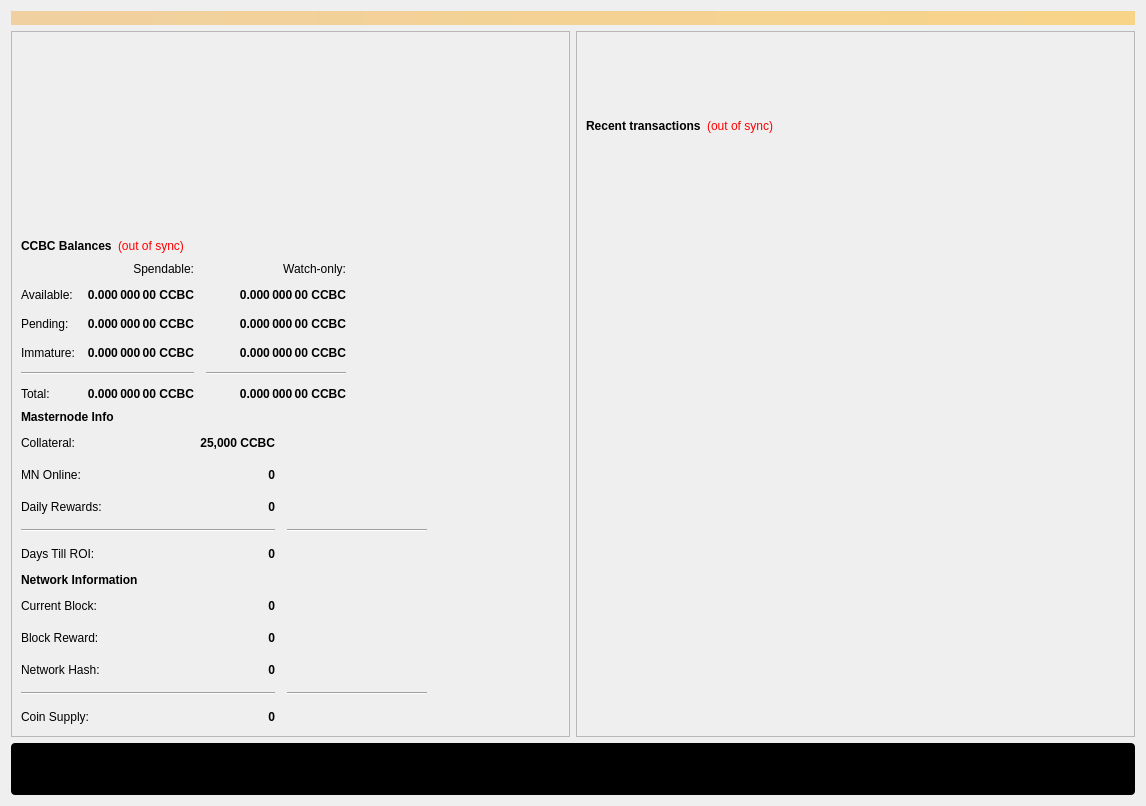
<?xml version="1.0" encoding="UTF-8"?>
<ui version="4.0">
 <class>OverviewPage</class>
 <widget class="QWidget" name="OverviewPage">
  <property name="geometry">
   <rect>
    <x>0</x>
    <y>0</y>
    <width>1146</width>
    <height>806</height>
   </rect>
  </property>
  <property name="minimumSize">
   <size>
    <width>960</width>
    <height>0</height>
   </size>
  </property>
  <property name="windowTitle">
   <string>Form</string>
  </property>
  <layout class="QGridLayout" name="gridLayout_5">
   <item row="0" column="0">
    <widget class="QLabel" name="labelAlerts">
     <property name="visible">
      <bool>true</bool>
     </property>
     <property name="styleSheet">
      <string notr="true">background-color: qlineargradient(x1: 0, y1: 0, x2: 1, y2: 0, stop:0 #F0D0A0, stop:1 #F8D488); color:#000000;</string>
     </property>
     <property name="wordWrap">
      <bool>true</bool>
     </property>
     <property name="margin">
      <number>3</number>
     </property>
    </widget>
   </item>
   <item row="1" column="0">
    <layout class="QGridLayout" name="gridLayout_6">
     <item row="0" column="1">
      <layout class="QVBoxLayout" name="verticalLayout_3">
       <item>
        <widget class="QFrame" name="frame_2">
         <property name="frameShape">
          <enum>QFrame::StyledPanel</enum>
         </property>
         <property name="frameShadow">
          <enum>QFrame::Raised</enum>
         </property>
         <layout class="QGridLayout" name="gridLayout_7">
          <item row="4" column="1">
           <layout class="QVBoxLayout" name="verticalLayout_12">
            <property name="spacing">
             <number>0</number>
            </property>
            <item>
             <layout class="QVBoxLayout" name="verticalLayout_19"/>
            </item>
           </layout>
          </item>
          <item row="1" column="1">
           <layout class="QHBoxLayout" name="horizontalLayout_2">
            <item>
             <widget class="QLabel" name="label_4">
              <property name="font">
               <font>
                <weight>75</weight>
                <bold>true</bold>
               </font>
              </property>
              <property name="text">
               <string>Recent transactions</string>
              </property>
             </widget>
            </item>
            <item>
             <widget class="QLabel" name="labelTransactionsStatus">
              <property name="cursor">
               <cursorShape>WhatsThisCursor</cursorShape>
              </property>
              <property name="toolTip">
               <string>The displayed information may be out of date. Your wallet automatically synchronizes with the CCBC network after a connection is established, but this process has not completed yet.</string>
              </property>
              <property name="styleSheet">
               <string notr="true">QLabel { color: red; }</string>
              </property>
              <property name="text">
               <string notr="true">(out of sync)</string>
              </property>
              <property name="alignment">
               <set>Qt::AlignRight|Qt::AlignTrailing|Qt::AlignVCenter</set>
              </property>
             </widget>
            </item>
            <item>
             <spacer name="horizontalSpacer">
              <property name="orientation">
               <enum>Qt::Horizontal</enum>
              </property>
              <property name="sizeHint" stdset="0">
               <size>
                <width>40</width>
                <height>20</height>
               </size>
              </property>
             </spacer>
            </item>
           </layout>
          </item>
          <item row="0" column="1">
           <spacer name="verticalSpacer_3">
            <property name="orientation">
             <enum>Qt::Vertical</enum>
            </property>
            <property name="sizeType">
             <enum>QSizePolicy::Fixed</enum>
            </property>
            <property name="sizeHint" stdset="0">
             <size>
              <width>20</width>
              <height>75</height>
             </size>
            </property>
           </spacer>
          </item>
          <item row="2" column="1">
           <widget class="QListView" name="listTransactions">
            <property name="styleSheet">
             <string notr="true">QListView { background: transparent; }</string>
            </property>
            <property name="frameShape">
             <enum>QFrame::NoFrame</enum>
            </property>
            <property name="verticalScrollBarPolicy">
             <enum>Qt::ScrollBarAlwaysOff</enum>
            </property>
            <property name="horizontalScrollBarPolicy">
             <enum>Qt::ScrollBarAlwaysOff</enum>
            </property>
            <property name="selectionMode">
             <enum>QAbstractItemView::NoSelection</enum>
            </property>
           </widget>
          </item>
          <item row="3" column="1">
           <spacer name="verticalSpacer_6">
            <property name="orientation">
             <enum>Qt::Vertical</enum>
            </property>
            <property name="sizeType">
             <enum>QSizePolicy::Fixed</enum>
            </property>
            <property name="sizeHint" stdset="0">
             <size>
              <width>20</width>
              <height>75</height>
             </size>
            </property>
           </spacer>
          </item>
         </layout>
        </widget>
       </item>
      </layout>
     </item>
     <item row="0" column="0">
      <layout class="QGridLayout" name="gridLayout_4">
       <item row="0" column="0">
        <widget class="QFrame" name="frame">
         <property name="frameShape">
          <enum>QFrame::StyledPanel</enum>
         </property>
         <property name="frameShadow">
          <enum>QFrame::Raised</enum>
         </property>
         <layout class="QVBoxLayout" name="verticalLayout_4">
          <item>
           <spacer name="verticalSpacer_4">
            <property name="orientation">
             <enum>Qt::Vertical</enum>
            </property>
            <property name="sizeHint" stdset="0">
             <size>
              <width>20</width>
              <height>40</height>
             </size>
            </property>
           </spacer>
          </item>
          <item>
           <layout class="QHBoxLayout" name="horizontalLayout_4">
            <item>
             <widget class="QLabel" name="label_5">
              <property name="font">
               <font>
                <weight>75</weight>
                <bold>true</bold>
               </font>
              </property>
              <property name="text">
               <string>CCBC Balances</string>
              </property>
             </widget>
            </item>
            <item>
             <widget class="QLabel" name="labelWalletStatus">
              <property name="cursor">
               <cursorShape>WhatsThisCursor</cursorShape>
              </property>
              <property name="toolTip">
               <string>The displayed information may be out of date. Your wallet automatically synchronizes with the CCBC network after a connection is established, but this process has not completed yet.</string>
              </property>
              <property name="styleSheet">
               <string notr="true">QLabel { color: red; }</string>
              </property>
              <property name="text">
               <string notr="true">(out of sync)</string>
              </property>
              <property name="alignment">
               <set>Qt::AlignLeading|Qt::AlignLeft|Qt::AlignVCenter</set>
              </property>
             </widget>
            </item>
            <item>
             <spacer name="horizontalSpacer_3">
              <property name="orientation">
               <enum>Qt::Horizontal</enum>
              </property>
              <property name="sizeHint" stdset="0">
               <size>
                <width>40</width>
                <height>20</height>
               </size>
              </property>
             </spacer>
            </item>
           </layout>
          </item>
          <item>
           <layout class="QGridLayout" name="gridLayout">
            <property name="spacing">
             <number>12</number>
            </property>
            <item row="2" column="2">
             <widget class="QLabel" name="labelWatchPending">
              <property name="font">
               <font>
                <weight>75</weight>
                <bold>true</bold>
               </font>
              </property>
              <property name="cursor">
               <cursorShape>IBeamCursor</cursorShape>
              </property>
              <property name="toolTip">
               <string>Unconfirmed transactions to watch-only addresses</string>
              </property>
              <property name="text">
               <string notr="true">0.000 000 00 CCBC</string>
              </property>
              <property name="alignment">
               <set>Qt::AlignRight|Qt::AlignTrailing|Qt::AlignVCenter</set>
              </property>
              <property name="textInteractionFlags">
               <set>Qt::LinksAccessibleByMouse|Qt::TextSelectableByKeyboard|Qt::TextSelectableByMouse</set>
              </property>
             </widget>
            </item>
            <item row="2" column="1">
             <widget class="QLabel" name="labelUnconfirmed">
              <property name="font">
               <font>
                <weight>75</weight>
                <bold>true</bold>
               </font>
              </property>
              <property name="cursor">
               <cursorShape>IBeamCursor</cursorShape>
              </property>
              <property name="toolTip">
               <string>Total of transactions that have yet to be confirmed, and do not yet count toward the spendable balance</string>
              </property>
              <property name="text">
               <string notr="true">0.000 000 00 CCBC</string>
              </property>
              <property name="alignment">
               <set>Qt::AlignRight|Qt::AlignTrailing|Qt::AlignVCenter</set>
              </property>
              <property name="textInteractionFlags">
               <set>Qt::LinksAccessibleByMouse|Qt::TextSelectableByKeyboard|Qt::TextSelectableByMouse</set>
              </property>
             </widget>
            </item>
            <item row="3" column="2">
             <widget class="QLabel" name="labelWatchImmature">
              <property name="font">
               <font>
                <weight>75</weight>
                <bold>true</bold>
               </font>
              </property>
              <property name="cursor">
               <cursorShape>IBeamCursor</cursorShape>
              </property>
              <property name="toolTip">
               <string>Staked or masternode rewards in watch-only addresses that has not yet matured</string>
              </property>
              <property name="text">
               <string notr="true">0.000 000 00 CCBC</string>
              </property>
              <property name="alignment">
               <set>Qt::AlignRight|Qt::AlignTrailing|Qt::AlignVCenter</set>
              </property>
              <property name="textInteractionFlags">
               <set>Qt::LinksAccessibleByMouse|Qt::TextSelectableByKeyboard|Qt::TextSelectableByMouse</set>
              </property>
             </widget>
            </item>
            <item row="4" column="0" colspan="2">
             <widget class="Line" name="lineSpendableBalance">
              <property name="orientation">
               <enum>Qt::Horizontal</enum>
              </property>
             </widget>
            </item>
            <item row="4" column="2">
             <widget class="Line" name="lineWatchBalance">
              <property name="sizePolicy">
               <sizepolicy hsizetype="Preferred" vsizetype="Fixed">
                <horstretch>0</horstretch>
                <verstretch>0</verstretch>
               </sizepolicy>
              </property>
              <property name="minimumSize">
               <size>
                <width>140</width>
                <height>0</height>
               </size>
              </property>
              <property name="orientation">
               <enum>Qt::Horizontal</enum>
              </property>
             </widget>
            </item>
            <item row="2" column="3">
             <spacer name="horizontalSpacer_2">
              <property name="orientation">
               <enum>Qt::Horizontal</enum>
              </property>
              <property name="sizeHint" stdset="0">
               <size>
                <width>40</width>
                <height>20</height>
               </size>
              </property>
             </spacer>
            </item>
            <item row="3" column="1">
             <widget class="QLabel" name="labelImmature">
              <property name="font">
               <font>
                <weight>75</weight>
                <bold>true</bold>
               </font>
              </property>
              <property name="cursor">
               <cursorShape>IBeamCursor</cursorShape>
              </property>
              <property name="toolTip">
               <string>Staked or masternode rewards that has not yet matured</string>
              </property>
              <property name="text">
               <string notr="true">0.000 000 00 CCBC</string>
              </property>
              <property name="alignment">
               <set>Qt::AlignRight|Qt::AlignTrailing|Qt::AlignVCenter</set>
              </property>
              <property name="textInteractionFlags">
               <set>Qt::LinksAccessibleByMouse|Qt::TextSelectableByKeyboard|Qt::TextSelectableByMouse</set>
              </property>
             </widget>
            </item>
            <item row="5" column="0">
             <widget class="QLabel" name="labelTotalText">
              <property name="text">
               <string>Total:</string>
              </property>
             </widget>
            </item>
            <item row="3" column="0">
             <widget class="QLabel" name="labelImmatureText">
              <property name="text">
               <string>Immature:</string>
              </property>
             </widget>
            </item>
            <item row="5" column="1">
             <widget class="QLabel" name="labelTotal">
              <property name="font">
               <font>
                <weight>75</weight>
                <bold>true</bold>
               </font>
              </property>
              <property name="cursor">
               <cursorShape>IBeamCursor</cursorShape>
              </property>
              <property name="toolTip">
               <string>Your current total balance</string>
              </property>
              <property name="text">
               <string notr="true">0.000 000 00 CCBC</string>
              </property>
              <property name="alignment">
               <set>Qt::AlignRight|Qt::AlignTrailing|Qt::AlignVCenter</set>
              </property>
              <property name="textInteractionFlags">
               <set>Qt::LinksAccessibleByMouse|Qt::TextSelectableByKeyboard|Qt::TextSelectableByMouse</set>
              </property>
             </widget>
            </item>
            <item row="0" column="2">
             <widget class="QLabel" name="labelWatchonly">
              <property name="text">
               <string>Watch-only:</string>
              </property>
              <property name="alignment">
               <set>Qt::AlignRight|Qt::AlignTrailing|Qt::AlignVCenter</set>
              </property>
             </widget>
            </item>
            <item row="1" column="0">
             <widget class="QLabel" name="labelBalanceText">
              <property name="text">
               <string>Available:</string>
              </property>
             </widget>
            </item>
            <item row="5" column="2">
             <widget class="QLabel" name="labelWatchTotal">
              <property name="font">
               <font>
                <weight>75</weight>
                <bold>true</bold>
               </font>
              </property>
              <property name="cursor">
               <cursorShape>IBeamCursor</cursorShape>
              </property>
              <property name="toolTip">
               <string>Current total balance in watch-only addresses</string>
              </property>
              <property name="text">
               <string notr="true">0.000 000 00 CCBC</string>
              </property>
              <property name="alignment">
               <set>Qt::AlignRight|Qt::AlignTrailing|Qt::AlignVCenter</set>
              </property>
              <property name="textInteractionFlags">
               <set>Qt::LinksAccessibleByMouse|Qt::TextSelectableByKeyboard|Qt::TextSelectableByMouse</set>
              </property>
             </widget>
            </item>
            <item row="1" column="1">
             <widget class="QLabel" name="labelBalance">
              <property name="font">
               <font>
                <weight>75</weight>
                <bold>true</bold>
               </font>
              </property>
              <property name="cursor">
               <cursorShape>IBeamCursor</cursorShape>
              </property>
              <property name="toolTip">
               <string>Your current spendable balance</string>
              </property>
              <property name="text">
               <string notr="true">0.000 000 00 CCBC</string>
              </property>
              <property name="alignment">
               <set>Qt::AlignRight|Qt::AlignTrailing|Qt::AlignVCenter</set>
              </property>
              <property name="textInteractionFlags">
               <set>Qt::LinksAccessibleByMouse|Qt::TextSelectableByKeyboard|Qt::TextSelectableByMouse</set>
              </property>
             </widget>
            </item>
            <item row="1" column="2">
             <widget class="QLabel" name="labelWatchAvailable">
              <property name="font">
               <font>
                <weight>75</weight>
                <bold>true</bold>
               </font>
              </property>
              <property name="cursor">
               <cursorShape>IBeamCursor</cursorShape>
              </property>
              <property name="toolTip">
               <string>Your current balance in watch-only addresses</string>
              </property>
              <property name="text">
               <string notr="true">0.000 000 00 CCBC</string>
              </property>
              <property name="alignment">
               <set>Qt::AlignRight|Qt::AlignTrailing|Qt::AlignVCenter</set>
              </property>
              <property name="textInteractionFlags">
               <set>Qt::LinksAccessibleByMouse|Qt::TextSelectableByKeyboard|Qt::TextSelectableByMouse</set>
              </property>
             </widget>
            </item>
            <item row="0" column="1">
             <widget class="QLabel" name="labelSpendable">
              <property name="text">
               <string>Spendable:</string>
              </property>
              <property name="alignment">
               <set>Qt::AlignRight|Qt::AlignTrailing|Qt::AlignVCenter</set>
              </property>
             </widget>
            </item>
            <item row="2" column="0">
             <widget class="QLabel" name="labelPendingText">
              <property name="text">
               <string>Pending:</string>
              </property>
             </widget>
            </item>
           </layout>
          </item>
          <item>
           <layout class="QHBoxLayout" name="horizontalLayout_5">
            <item>
             <widget class="QLabel" name="label_6">
              <property name="font">
               <font>
                <weight>75</weight>
                <bold>true</bold>
               </font>
              </property>
              <property name="text">
               <string>Masternode Info</string>
              </property>
             </widget>
            </item>
            <item>
             <spacer name="horizontalSpacer_8">
              <property name="orientation">
               <enum>Qt::Horizontal</enum>
              </property>
              <property name="sizeHint" stdset="0">
               <size>
                <width>40</width>
                <height>20</height>
               </size>
              </property>
             </spacer>
            </item>
           </layout>
          </item>
          <item>
           <layout class="QGridLayout" name="gridLayout_2">
            <property name="spacing">
             <number>12</number>
            </property>
            <item row="1" column="1">
             <widget class="QLabel" name="labelMnTotal_Value">
              <property name="font">
               <font>
                <weight>75</weight>
                <bold>true</bold>
               </font>
              </property>
              <property name="cursor">
               <cursorShape>IBeamCursor</cursorShape>
              </property>
              <property name="toolTip">
               <string>Total of transactions that have yet to be confirmed, and do not yet count toward the spendable balance</string>
              </property>
              <property name="text">
               <string notr="true">0</string>
              </property>
              <property name="alignment">
               <set>Qt::AlignRight|Qt::AlignTrailing|Qt::AlignVCenter</set>
              </property>
              <property name="textInteractionFlags">
               <set>Qt::LinksAccessibleByMouse|Qt::TextSelectableByKeyboard|Qt::TextSelectableByMouse</set>
              </property>
             </widget>
            </item>
            <item row="3" column="2">
             <widget class="Line" name="lineWatchBalance_2">
              <property name="sizePolicy">
               <sizepolicy hsizetype="Preferred" vsizetype="Fixed">
                <horstretch>0</horstretch>
                <verstretch>0</verstretch>
               </sizepolicy>
              </property>
              <property name="minimumSize">
               <size>
                <width>140</width>
                <height>0</height>
               </size>
              </property>
              <property name="orientation">
               <enum>Qt::Horizontal</enum>
              </property>
             </widget>
            </item>
            <item row="4" column="0">
             <widget class="QLabel" name="label_Days_ROI">
              <property name="text">
               <string>Days Till ROI:</string>
              </property>
             </widget>
            </item>
            <item row="3" column="0" colspan="2">
             <widget class="Line" name="lineSpendableBalance_2">
              <property name="orientation">
               <enum>Qt::Horizontal</enum>
              </property>
             </widget>
            </item>
            <item row="2" column="1">
             <widget class="QLabel" name="roi">
              <property name="font">
               <font>
                <weight>75</weight>
                <bold>true</bold>
               </font>
              </property>
              <property name="cursor">
               <cursorShape>IBeamCursor</cursorShape>
              </property>
              <property name="toolTip">
               <string>Staked or masternode rewards that has not yet matured</string>
              </property>
              <property name="text">
               <string notr="true">0</string>
              </property>
              <property name="alignment">
               <set>Qt::AlignRight|Qt::AlignTrailing|Qt::AlignVCenter</set>
              </property>
              <property name="textInteractionFlags">
               <set>Qt::LinksAccessibleByMouse|Qt::TextSelectableByKeyboard|Qt::TextSelectableByMouse</set>
              </property>
             </widget>
            </item>
            <item row="4" column="1">
             <widget class="QLabel" name="roi_1">
              <property name="font">
               <font>
                <weight>75</weight>
                <bold>true</bold>
               </font>
              </property>
              <property name="cursor">
               <cursorShape>IBeamCursor</cursorShape>
              </property>
              <property name="toolTip">
               <string>Your current total balance</string>
              </property>
              <property name="text">
               <string notr="true">0</string>
              </property>
              <property name="alignment">
               <set>Qt::AlignRight|Qt::AlignTrailing|Qt::AlignVCenter</set>
              </property>
              <property name="textInteractionFlags">
               <set>Qt::LinksAccessibleByMouse|Qt::TextSelectableByKeyboard|Qt::TextSelectableByMouse</set>
              </property>
             </widget>
            </item>
            <item row="0" column="0">
             <widget class="QLabel" name="label_Needed_Collat">
              <property name="text">
               <string>Collateral:</string>
              </property>
             </widget>
            </item>
            <item row="2" column="0">
             <widget class="QLabel" name="label_Daily_Rewards">
              <property name="text">
               <string>Daily Rewards:</string>
              </property>
             </widget>
            </item>
            <item row="0" column="1">
             <widget class="QLabel" name="label_lcolat">
              <property name="font">
               <font>
                <weight>75</weight>
                <bold>true</bold>
               </font>
              </property>
              <property name="cursor">
               <cursorShape>IBeamCursor</cursorShape>
              </property>
              <property name="toolTip">
               <string>Your current spendable balance</string>
              </property>
              <property name="text">
               <string notr="true">25,000 CCBC</string>
              </property>
              <property name="alignment">
               <set>Qt::AlignRight|Qt::AlignTrailing|Qt::AlignVCenter</set>
              </property>
              <property name="textInteractionFlags">
               <set>Qt::LinksAccessibleByMouse|Qt::TextSelectableByKeyboard|Qt::TextSelectableByMouse</set>
              </property>
             </widget>
            </item>
            <item row="1" column="0">
             <widget class="QLabel" name="label_MN_Online">
              <property name="text">
               <string>MN Online:</string>
              </property>
             </widget>
            </item>
            <item row="1" column="2" colspan="2">
             <spacer name="horizontalSpacer_4">
              <property name="orientation">
               <enum>Qt::Horizontal</enum>
              </property>
              <property name="sizeHint" stdset="0">
               <size>
                <width>40</width>
                <height>20</height>
               </size>
              </property>
             </spacer>
            </item>
            <item row="2" column="2" colspan="2">
             <spacer name="horizontalSpacer_5">
              <property name="orientation">
               <enum>Qt::Horizontal</enum>
              </property>
              <property name="sizeHint" stdset="0">
               <size>
                <width>40</width>
                <height>20</height>
               </size>
              </property>
             </spacer>
            </item>
            <item row="4" column="2" colspan="2">
             <spacer name="horizontalSpacer_6">
              <property name="orientation">
               <enum>Qt::Horizontal</enum>
              </property>
              <property name="sizeHint" stdset="0">
               <size>
                <width>40</width>
                <height>20</height>
               </size>
              </property>
             </spacer>
            </item>
            <item row="0" column="2" colspan="2">
             <spacer name="horizontalSpacer_7">
              <property name="orientation">
               <enum>Qt::Horizontal</enum>
              </property>
              <property name="sizeHint" stdset="0">
               <size>
                <width>40</width>
                <height>20</height>
               </size>
              </property>
             </spacer>
            </item>
           </layout>
          </item>
          <item>
           <layout class="QHBoxLayout" name="horizontalLayout_6">
            <item>
             <widget class="QLabel" name="label_7">
              <property name="font">
               <font>
                <weight>75</weight>
                <bold>true</bold>
               </font>
              </property>
              <property name="text">
               <string>Network Information</string>
              </property>
             </widget>
            </item>
            <item>
             <spacer name="horizontalSpacer_12">
              <property name="orientation">
               <enum>Qt::Horizontal</enum>
              </property>
              <property name="sizeHint" stdset="0">
               <size>
                <width>40</width>
                <height>20</height>
               </size>
              </property>
             </spacer>
            </item>
           </layout>
          </item>
          <item>
           <layout class="QGridLayout" name="gridLayout_3">
            <property name="spacing">
             <number>12</number>
            </property>
            <item row="1" column="1">
             <widget class="QLabel" name="label_CurrentBlockReward_value">
              <property name="font">
               <font>
                <weight>75</weight>
                <bold>true</bold>
               </font>
              </property>
              <property name="cursor">
               <cursorShape>IBeamCursor</cursorShape>
              </property>
              <property name="toolTip">
               <string>Total of transactions that have yet to be confirmed, and do not yet count toward the spendable balance</string>
              </property>
              <property name="text">
               <string notr="true">0</string>
              </property>
              <property name="alignment">
               <set>Qt::AlignRight|Qt::AlignTrailing|Qt::AlignVCenter</set>
              </property>
              <property name="textInteractionFlags">
               <set>Qt::LinksAccessibleByMouse|Qt::TextSelectableByKeyboard|Qt::TextSelectableByMouse</set>
              </property>
             </widget>
            </item>
            <item row="3" column="2">
             <widget class="Line" name="lineWatchBalance_3">
              <property name="sizePolicy">
               <sizepolicy hsizetype="Preferred" vsizetype="Fixed">
                <horstretch>0</horstretch>
                <verstretch>0</verstretch>
               </sizepolicy>
              </property>
              <property name="minimumSize">
               <size>
                <width>140</width>
                <height>0</height>
               </size>
              </property>
              <property name="orientation">
               <enum>Qt::Horizontal</enum>
              </property>
             </widget>
            </item>
            <item row="4" column="0">
             <widget class="QLabel" name="label_Supply_3">
              <property name="text">
               <string>Coin Supply:</string>
              </property>
             </widget>
            </item>
            <item row="3" column="0" colspan="2">
             <widget class="Line" name="lineSpendableBalance_3">
              <property name="orientation">
               <enum>Qt::Horizontal</enum>
              </property>
             </widget>
            </item>
            <item row="2" column="1">
             <widget class="QLabel" name="label_Nethash_value">
              <property name="font">
               <font>
                <weight>75</weight>
                <bold>true</bold>
               </font>
              </property>
              <property name="cursor">
               <cursorShape>IBeamCursor</cursorShape>
              </property>
              <property name="toolTip">
               <string>Staked or masternode rewards that has not yet matured</string>
              </property>
              <property name="text">
               <string notr="true">0</string>
              </property>
              <property name="alignment">
               <set>Qt::AlignRight|Qt::AlignTrailing|Qt::AlignVCenter</set>
              </property>
              <property name="textInteractionFlags">
               <set>Qt::LinksAccessibleByMouse|Qt::TextSelectableByKeyboard|Qt::TextSelectableByMouse</set>
              </property>
             </widget>
            </item>
            <item row="4" column="1">
             <widget class="QLabel" name="label_Supply_value">
              <property name="font">
               <font>
                <weight>75</weight>
                <bold>true</bold>
               </font>
              </property>
              <property name="cursor">
               <cursorShape>IBeamCursor</cursorShape>
              </property>
              <property name="toolTip">
               <string>Your current total balance</string>
              </property>
              <property name="text">
               <string notr="true">0</string>
              </property>
              <property name="alignment">
               <set>Qt::AlignRight|Qt::AlignTrailing|Qt::AlignVCenter</set>
              </property>
              <property name="textInteractionFlags">
               <set>Qt::LinksAccessibleByMouse|Qt::TextSelectableByKeyboard|Qt::TextSelectableByMouse</set>
              </property>
             </widget>
            </item>
            <item row="0" column="0">
             <widget class="QLabel" name="label_CurrentBlock">
              <property name="text">
               <string>Current Block:</string>
              </property>
             </widget>
            </item>
            <item row="2" column="0">
             <widget class="QLabel" name="label_Nethash">
              <property name="text">
               <string>Network Hash:</string>
              </property>
             </widget>
            </item>
            <item row="0" column="1">
             <widget class="QLabel" name="label_CurrentBlock_value">
              <property name="font">
               <font>
                <weight>75</weight>
                <bold>true</bold>
               </font>
              </property>
              <property name="cursor">
               <cursorShape>IBeamCursor</cursorShape>
              </property>
              <property name="toolTip">
               <string>Your current spendable balance</string>
              </property>
              <property name="text">
               <string notr="true">0</string>
              </property>
              <property name="alignment">
               <set>Qt::AlignRight|Qt::AlignTrailing|Qt::AlignVCenter</set>
              </property>
              <property name="textInteractionFlags">
               <set>Qt::LinksAccessibleByMouse|Qt::TextSelectableByKeyboard|Qt::TextSelectableByMouse</set>
              </property>
             </widget>
            </item>
            <item row="1" column="0">
             <widget class="QLabel" name="label_CurrentBlockReward">
              <property name="text">
               <string>Block Reward:</string>
              </property>
             </widget>
            </item>
            <item row="1" column="2" colspan="2">
             <spacer name="horizontalSpacer_9">
              <property name="orientation">
               <enum>Qt::Horizontal</enum>
              </property>
              <property name="sizeHint" stdset="0">
               <size>
                <width>40</width>
                <height>20</height>
               </size>
              </property>
             </spacer>
            </item>
            <item row="2" column="2" colspan="2">
             <spacer name="horizontalSpacer_10">
              <property name="orientation">
               <enum>Qt::Horizontal</enum>
              </property>
              <property name="sizeHint" stdset="0">
               <size>
                <width>40</width>
                <height>20</height>
               </size>
              </property>
             </spacer>
            </item>
            <item row="4" column="2" colspan="2">
             <spacer name="horizontalSpacer_11">
              <property name="orientation">
               <enum>Qt::Horizontal</enum>
              </property>
              <property name="sizeHint" stdset="0">
               <size>
                <width>40</width>
                <height>20</height>
               </size>
              </property>
             </spacer>
            </item>
            <item row="0" column="2" colspan="2">
             <spacer name="horizontalSpacer_13">
              <property name="orientation">
               <enum>Qt::Horizontal</enum>
              </property>
              <property name="sizeHint" stdset="0">
               <size>
                <width>40</width>
                <height>20</height>
               </size>
              </property>
             </spacer>
            </item>
           </layout>
          </item>
         </layout>
        </widget>
       </item>
      </layout>
     </item>
    </layout>
   </item>
   <item row="2" column="0">
    <widget class="QWidget" name="horizontalWidget_2" native="true">
     <property name="styleSheet">
      <string notr="true">padding: 10px; background-color: #000; border-radius: 4px;</string>
     </property>
     <layout class="QHBoxLayout" name="horizontalLayout_7">
      <item>
       <widget class="QPushButton" name="pushButton_2">
        <property name="text">
         <string/>
        </property>
        <property name="icon">
         <iconset>
          <normaloff>:/icons/twitter</normaloff>:/icons/twitter</iconset>
        </property>
       </widget>
      </item>
      <item>
       <widget class="QPushButton" name="pushButton_3">
        <property name="text">
         <string/>
        </property>
        <property name="icon">
         <iconset>
          <normaloff>:/icons/telegram</normaloff>:/icons/telegram</iconset>
        </property>
       </widget>
      </item>
      <item>
       <widget class="QPushButton" name="pushButton_4">
        <property name="text">
         <string/>
        </property>
        <property name="icon">
         <iconset>
          <normaloff>:/icons/bitcoin</normaloff>:/icons/bitcoin</iconset>
        </property>
       </widget>
      </item>
      <item>
       <widget class="QPushButton" name="pushButton">
        <property name="text">
         <string/>
        </property>
        <property name="icon">
         <iconset>
          <normaloff>:/icons/discord</normaloff>:/icons/discord</iconset>
        </property>
       </widget>
      </item>
     </layout>
    </widget>
   </item>
  </layout>
 </widget>
 <resources>
  <include location="../../../../../ccbc/CryptoCashBack_Hub/src/qt/ccbc.qrc"/>
 </resources>
 <connections/>
</ui>
